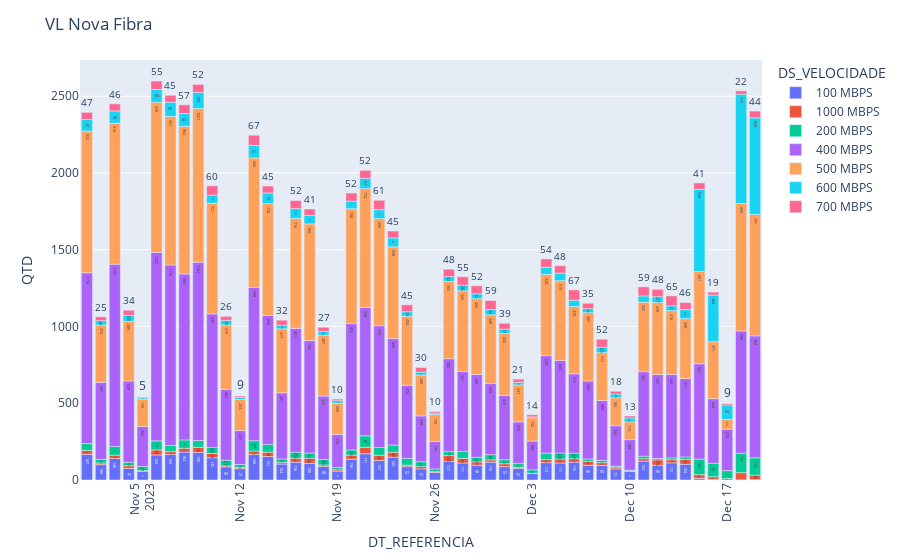

The notebook cell saved with this chart:
### Code cell
df_vl_nf = df.query('DS_INDICADOR == "VL" and DS_PRODUTO == "NOVA FIBRA"')
df_vl_nf2 = df_vl_nf[['DS_TIPO','DS_PRODUTO','DS_INDICADOR','DS_DET_INDICADOR','DT_REFERENCIA','DS_VELOCIDADE','QTD']]
df_vl_nf3 = df_vl_nf2.groupby(['DS_TIPO', 'DS_PRODUTO', 'DS_INDICADOR', 'DS_DET_INDICADOR', 'DS_VELOCIDADE', 'DT_REFERENCIA']).agg({'QTD': 'sum'}).reset_index()

fig = px.bar(df_vl_nf3, 
             x='DT_REFERENCIA', 
             y='QTD',
             color='DS_VELOCIDADE',
             text_auto=True)
fig.update_layout(title='VL Nova Fibra')
fig.update_xaxes(tickangle=-90)
fig.show()
